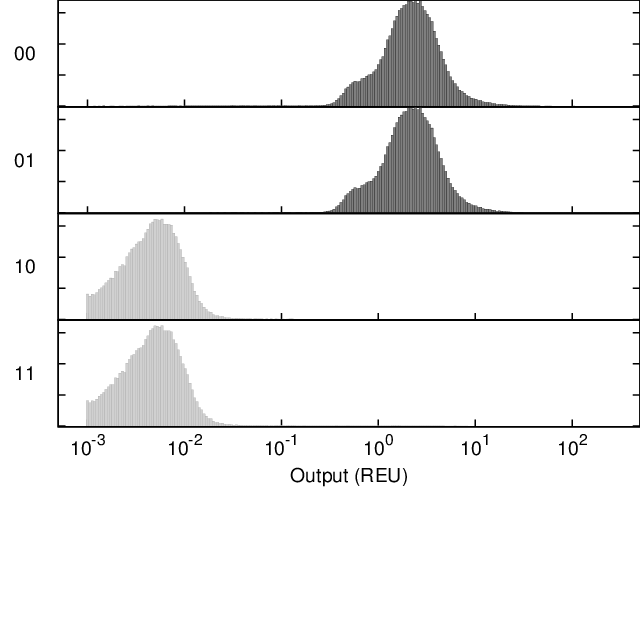

This chart was generated by the following gnuplot code:
set output "job_1450670125596_A000_S3_SrpR_gate.eps"
set terminal postscript  eps  enhanced color "Helvetica, 35" size 8,8
reset
set xtics nomirror
set tics scale 2
set logscale x
set format y "" 
set format x "" 
set xtics (0.001, 0.01, 0.1, 0, 1, 10, 100)
set ytics 0.01
set border 15 lw 2
set lmargin 5
set bmargin 0
set rmargin 0
set tmargin 0
max=500 #max value
min=0.0005 #min value
set xrange [min:max]
set yrange [-0.0002:0.0340892]
set style fill solid 0.5 #fillstyle
set multiplot layout 6,1 rowsfirst
set ylabel "00" rotate by 0
plot "job_1450670125596_A000_S3_SrpR_gate.txt" u (10**$1):2 w boxes lc rgb "black" notitle
set ylabel "01" rotate by 0
plot "job_1450670125596_A000_S3_SrpR_gate.txt" u (10**$1):3 w boxes lc rgb "black" notitle
set ylabel "10" rotate by 0
plot "job_1450670125596_A000_S3_SrpR_gate.txt" u (10**$1):4 w boxes lc rgb "dark-gray" notitle
set ylabel "11" rotate by 0
set format x "10^{%T}" 
set xlabel "Output (REU)" 
plot "job_1450670125596_A000_S3_SrpR_gate.txt" u (10**$1):5 w boxes lc rgb "dark-gray" notitle
unset multiplot
